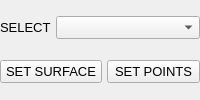
	<widget class="QWidget" name="panelShape">
	  <property name="sizePolicy">
	    <sizepolicy hsizetype="Expanding" vsizetype="Fixed">
	      <horstretch>0</horstretch>
	      <verstretch>0</verstretch>
	    </sizepolicy>
	  </property>
	  <property name="visible">
	    <bool>false</bool>
	  </property>

	  <layout class="QGridLayout" name="panelShapeGridLayout">
	    <property name="leftMargin">
	      <number>0</number>
	    </property>
	    <property name="topMargin">
	      <number>0</number>
	    </property>
	    <property name="rightMargin">
	      <number>0</number>
	    </property>
	    <property name="bottomMargin">
	      <number>0</number>
	    </property>
	    <property name="spacing">
	      <number>5</number>
	    </property>

	    <item row="0" column="0">
	      <widget class="QLabel" name="labelShapeSelect">
		<property name="sizePolicy">
		  <sizepolicy hsizetype="Expanding" vsizetype="Fixed">
		    <horstretch>1</horstretch>
		    <verstretch>0</verstretch>
		  </sizepolicy>
		</property>
		<property name="margin">
		  <number>5</number>
		</property>
		<property name="alignment">
		  <set>Qt::AlignLeft|Qt::AlignVCenter</set>
		</property>
		<property name="text">
		  <string>SELECT</string>
		</property>
		<property name="font">
		  <font>
		    <pointsize>10</pointsize>
		  </font>
		</property>
	      </widget>
	    </item>

	    <item row="0" column="1" colspan="3">
	      <widget class="QComboBox" name="comboBoxShapeSelect">
		<property name="sizePolicy">
		  <sizepolicy hsizetype="Expanding" vsizetype="Fixed">
		    <horstretch>1</horstretch>
		    <verstretch>0</verstretch>
		  </sizepolicy>
		</property>
		<property name="font">
		  <font>
		    <pointsize>10</pointsize>
		  </font>
		</property>
	      </widget>
	    </item>
	    
	    <item row="1" column="0" colspan="2">
	      <widget class="QPushButton"
		      name="pushButtonShapeSetSurface">
		<property name="sizePolicy">
		  <sizepolicy hsizetype="Expanding" vsizetype="Fixed">
		    <horstretch>1</horstretch>
		    <verstretch>0</verstretch>
		  </sizepolicy>
		</property>
		<property name="text">
		  <string>SET SURFACE</string>
		</property>
		<property name="font">
		  <font>
		    <pointsize>10</pointsize>
		  </font>
		</property>
	      </widget>
	    </item>
	    
	    <item row="1" column="2" colspan="2">
	      <widget class="QPushButton"
		      name="pushButtonShapeSetPoints">
		<property name="sizePolicy">
		  <sizepolicy hsizetype="Expanding" vsizetype="Fixed">
		    <horstretch>1</horstretch>
		    <verstretch>0</verstretch>
		  </sizepolicy>
		</property>
		<property name="text">
		  <string>SET POINTS</string>
		</property>
		<property name="font">
		  <font>
		    <pointsize>10</pointsize>
		  </font>
		</property>
	      </widget>
	    </item>

	  </layout>
	</widget>
